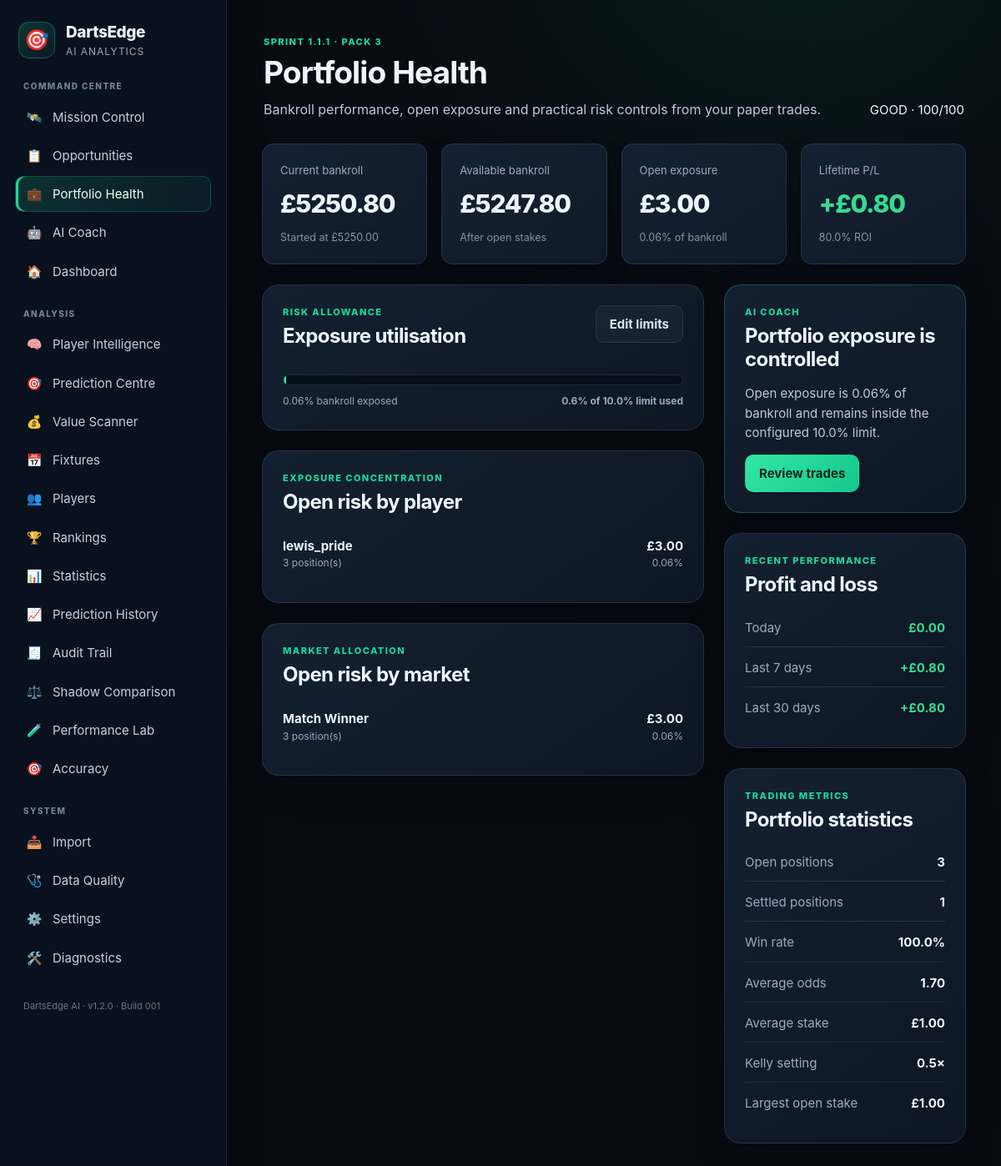
Page /portfolio-health on the committed database.
### app/models/paper_trade.py (models this page shows)
class PaperTrade(Base):
    __tablename__ = "paper_trades"
    id = Column(Integer, primary_key=True, index=True)
    prediction_id = Column(
        Integer,
        ForeignKey("predictions.id"),
        nullable=False,
        index=True,
    )
    market = Column(String, nullable=False)
    selection = Column(String, nullable=False)
    bookmaker = Column(String, default="Paper Trade")
    odds = Column(Float, nullable=False)
    stake = Column(Float, nullable=False, default=1.0)
    status = Column(String, nullable=False, default="OPEN")
    profit_loss = Column(Float, nullable=True)
    created_at = Column(DateTime, default=datetime.utcnow)
    settled_at = Column(DateTime, nullable=True)

### app/routes/portfolio_health.py (the view)
@router.get("/portfolio-health")
def portfolio_health_page(request: Request):
    db = SessionLocal()
    try:
        portfolio = build_portfolio_health(db)
        return templates.TemplateResponse(
            "portfolio_health.html",
            {"request": request, **portfolio},
        )
    finally:
        db.close()

### app/templates/portfolio_health.html
{% extends "base.html" %}
{% block content %}
<section class="mission-hero">
    <div>
        <div class="section-kicker">Sprint 1.1.1 · Pack 3</div>
        <h1>Portfolio Health</h1>
        <p>Bankroll performance, open exposure and practical risk controls from your paper trades.</p>
    </div>
    <span class="portfolio-health-badge portfolio-health-{{ risk_level }}">
        {{ risk_level|upper }} · {{ health_score }}/100
    </span>
</section>
<section class="mission-kpi-grid portfolio-kpi-grid">
    <article class="mission-kpi-card">
        <span>Current bankroll</span>
        <strong>£{{ '%.2f'|format(current_bankroll) }}</strong>
        <small>Started at £{{ '%.2f'|format(starting_bankroll) }}</small>
    </article>
    <article class="mission-kpi-card">
        <span>Available bankroll</span>
        <strong>£{{ '%.2f'|format(available_bankroll) }}</strong>
        <small>After open stakes</small>
    </article>
    <article class="mission-kpi-card">
        <span>Open exposure</span>
        <strong>£{{ '%.2f'|format(open_exposure) }}</strong>
        <small>{{ exposure_percent }}% of bankroll</small>
    </article>
    <article class="mission-kpi-card">
        <span>Lifetime P/L</span>
        <strong class="{% if total_profit_loss >= 0 %}text-positive{% else %}text-risk{% endif %}">
            {% if total_profit_loss > 0 %}+{% endif %}£{{ '%.2f'|format(total_profit_loss) }}
        </strong>
        <small>{{ roi }}% ROI</small>
    </article>
</section>
<section class="portfolio-health-layout">
    <div class="portfolio-health-main">
        <article class="card mission-panel">
            <div class="section-heading-row">
                <div>
                    <div class="section-kicker">Risk allowance</div>
                    <h2>Exposure utilisation</h2>
                </div>
                <a class="secondary-button" href="/settings">Edit limits</a>
            </div>
            <div class="portfolio-risk-meter">
                <div class="portfolio-risk-fill portfolio-risk-fill-{{ risk_level }}"
                     style="width: {{ [risk_utilisation, 100]|min }}%"></div>
            </div>
            <div class="portfolio-risk-scale">
                <span>{{ exposure_percent }}% bankroll exposed</span>
                <strong>{{ risk_utilisation }}% of {{ max_daily_risk }}% limit used</strong>
            </div>
        </article>
        <article class="card mission-panel">
            <div class="section-kicker">Exposure concentration</div>
            <h2>Open risk by player</h2>
            {% if exposure_by_player %}
            <div class="portfolio-exposure-list">
                {% for row in exposure_by_player %}
                <div class="portfolio-exposure-row">
                    <div><strong>{{ row.label }}</strong><span>{{ row.positions }} position(s)</span></div>
                    <div><strong>£{{ '%.2f'|format(row.exposure) }}</strong><span>{{ row.exposure_percent }}%</span></div>
                </div>
                {% endfor %}
            </div>
            {% else %}
            <div class="empty-state"><p>No open player exposure.</p></div>
            {% endif %}
        </article>
        <article class="card mission-panel">
            <div class="section-kicker">Market allocation</div>
            <h2>Open risk by market</h2>
            {% if exposure_by_market %}
            <div class="portfolio-exposure-list">
                {% for row in exposure_by_market %}
                <div class="portfolio-exposure-row">
                    <div><strong>{{ row.label }}</strong><span>{{ row.positions }} position(s)</span></div>
                    <div><strong>£{{ '%.2f'|format(row.exposure) }}</strong><span>{{ row.exposure_percent }}%</span></div>
                </div>
                {% endfor %}
            </div>
            {% else %}
            <div class="empty-state"><p>No open market exposure.</p></div>
            {% endif %}
        </article>
    </div>
    <aside class="portfolio-health-side">
        <article class="card mission-coach mission-coach-{{ coach.tone }}">
            <div class="section-kicker">AI Coach</div>
            <h2>{{ coach.headline }}</h2>
            <p>{{ coach.message }}</p>
            <a class="primary-button" href="/paper-trades">Review trades</a>
        </article>
        <article class="card mission-panel">
            <div class="section-kicker">Recent performance</div>
            <h2>Profit and loss</h2>
            <div class="portfolio-stat-list">
                <div><span>Today</span><strong class="{% if today_profit_loss >= 0 %}text-positive{% else %}text-risk{% endif %}">{% if today_profit_loss > 0 %}+{% endif %}£{{ '%.2f'|format(today_profit_loss) }}</strong></div>
                <div><span>Last 7 days</span><strong class="{% if week_profit_loss >= 0 %}text-positive{% else %}text-risk{% endif %}">{% if week_profit_loss > 0 %}+{% endif %}£{{ '%.2f'|format(week_profit_loss) }}</strong></div>
                <div><span>Last 30 days</span><strong class="{% if month_profit_loss >= 0 %}text-positive{% else %}text-risk{% endif %}">{% if month_profit_loss > 0 %}+{% endif %}£{{ '%.2f'|format(month_profit_loss) }}</strong></div>
            </div>
        </article>
        <article class="card mission-panel">
            <div class="section-kicker">Trading metrics</div>
            <h2>Portfolio statistics</h2>
            <div class="portfolio-stat-list">
                <div><span>Open positions</span><strong>{{ open_positions }}</strong></div>
                <div><span>Settled positions</span><strong>{{ settled_positions }}</strong></div>
                <div><span>Win rate</span><strong>{{ win_rate }}%</strong></div>
                <div><span>Average odds</span><strong>{{ '%.2f'|format(average_odds) }}</strong></div>
                <div><span>Average stake</span><strong>£{{ '%.2f'|format(average_stake) }}</strong></div>
                <div><span>Kelly setting</span><strong>{{ kelly_fraction }}×</strong></div>
                <div><span>Largest open stake</span><strong>£{{ '%.2f'|format(largest_position) }}</strong></div>
            </div>
        </article>
    </aside>
</section>
{% endblock %}

### rows in the picture
PaperTrade: label "lewis_pride", positions "3", exposure "3.00", exposure_percent "0.06", label "Match Winner"

### other values in the picture
{{ risk_level|upper }} "GOOD"
{{ health_score }} "100"
{{ '%.2f'|format(current_bankroll) }} "5250.80"
{{ '%.2f'|format(starting_bankroll) }} "5250.00"
{{ '%.2f'|format(available_bankroll) }} "5247.80"
{{ '%.2f'|format(open_exposure) }} "3.00"
{{ exposure_percent }} "0.06"
{{ '%.2f'|format(total_profit_loss) }} "0.80"
{{ roi }} "80.0"
{{ risk_utilisation }} "0.6"
{{ max_daily_risk }} "10.0"
{{ coach.headline }} "Portfolio exposure is controlled"
{{ coach.message }} "Open exposure is 0.06% of bankroll and remains inside the configured 10.0% limit."
{{ '%.2f'|format(today_profit_loss) }} "0.00"
{{ '%.2f'|format(week_profit_loss) }} "0.80"
